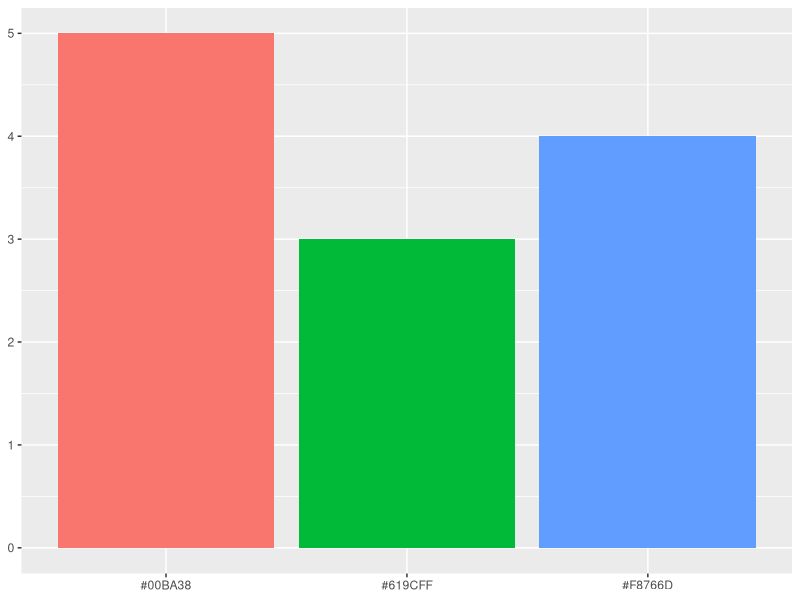

This figure's R source:
## ---- chunk 1
library(tidyverse)
library(magrittr)
library(readxl)
library(ggplot2)
## ---- chunk 2
bar_data <- tibble(item=c("#F8766D", "#00BA38", "#619CFF"), count=c(4,5,3))
a <- ggplot(bar_data, aes(x=item, y=count, fill=item)) +
  geom_bar(stat="identity") +
  theme(axis.title.x = element_blank(),
        axis.title.y = element_blank(),
        legend.position = "none")
ggsave(a, filename="ggplotStandard3.png", width=5, height=3)
